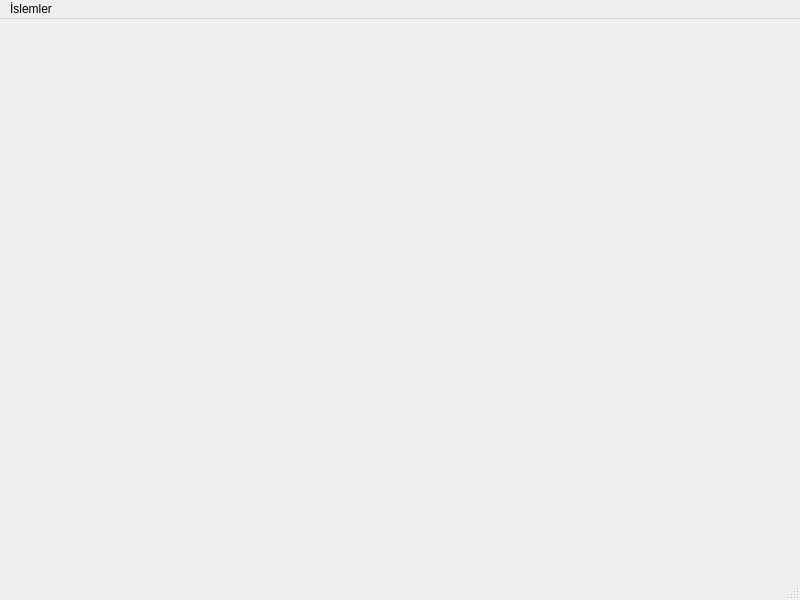
<?xml version="1.0" encoding="UTF-8"?>
<ui version="4.0">
 <class>MainWindow</class>
 <widget class="QMainWindow" name="MainWindow">
  <property name="geometry">
   <rect>
    <x>0</x>
    <y>0</y>
    <width>800</width>
    <height>600</height>
   </rect>
  </property>
  <property name="windowTitle">
   <string>MainWindow</string>
  </property>
  <widget class="QWidget" name="centralwidget"/>
  <widget class="QMenuBar" name="menubar">
   <property name="geometry">
    <rect>
     <x>0</x>
     <y>0</y>
     <width>800</width>
     <height>20</height>
    </rect>
   </property>
   <widget class="QMenu" name="menu_slemler">
    <property name="title">
     <string>İslemler</string>
    </property>
    <addaction name="action_renci_Giri_i"/>
    <addaction name="actionDers_Giri_i"/>
    <addaction name="actionDers_Kaydi_Olu_tur"/>
    <addaction name="actionNot_Giri_i"/>
   </widget>
   <addaction name="menu_slemler"/>
  </widget>
  <widget class="QStatusBar" name="statusbar"/>
  <action name="action_renci_Giri_i">
   <property name="text">
    <string>Öğrenci Girişi</string>
   </property>
  </action>
  <action name="actionDers_Giri_i">
   <property name="text">
    <string>Ders Girişi</string>
   </property>
  </action>
  <action name="actionDers_Kaydi_Olu_tur">
   <property name="text">
    <string>Ders Kaydi Oluştur</string>
   </property>
  </action>
  <action name="actionNot_Giri_i">
   <property name="text">
    <string>Not Girişi</string>
   </property>
  </action>
 </widget>
 <resources/>
 <connections/>
</ui>
